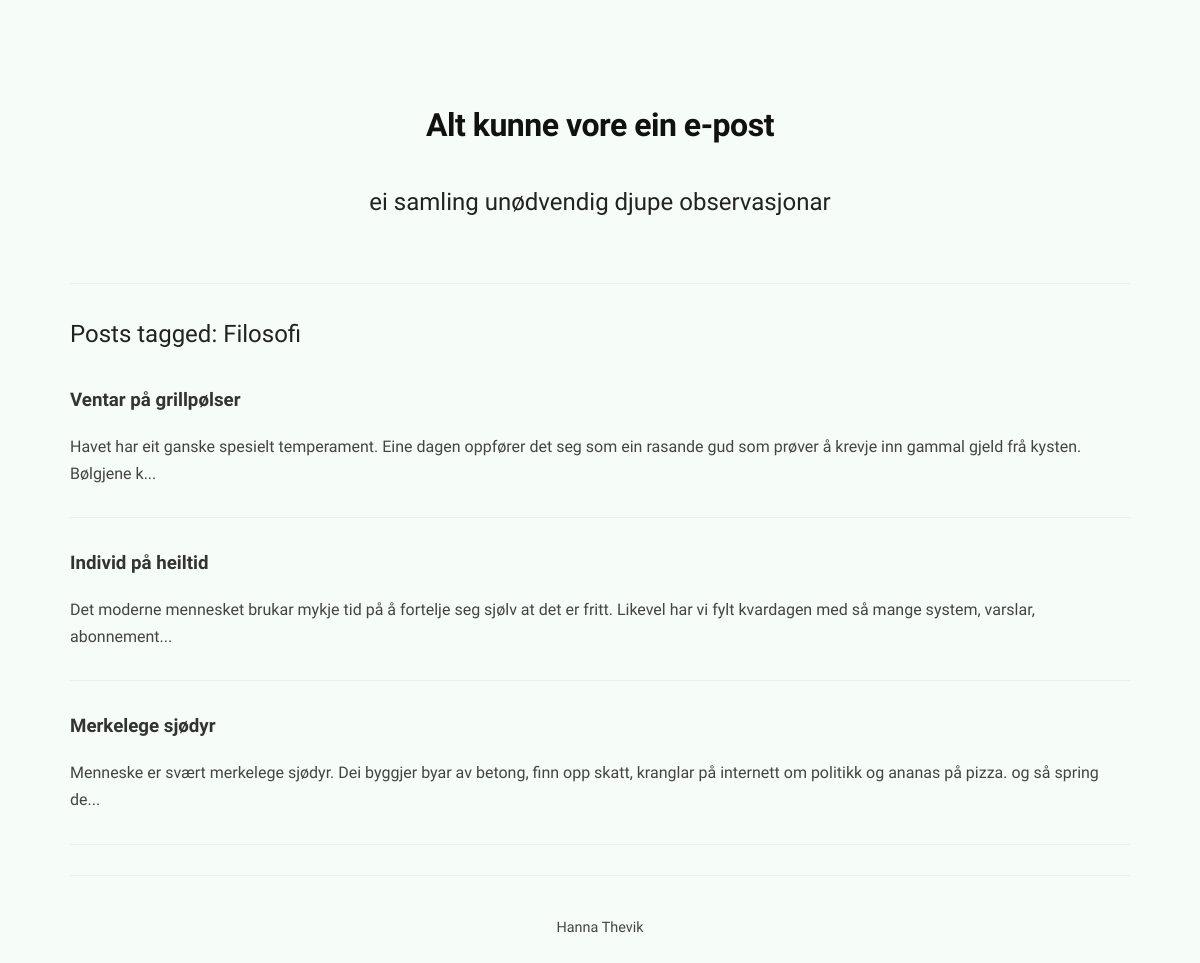
The app's page /tag/Filosofi, older data.
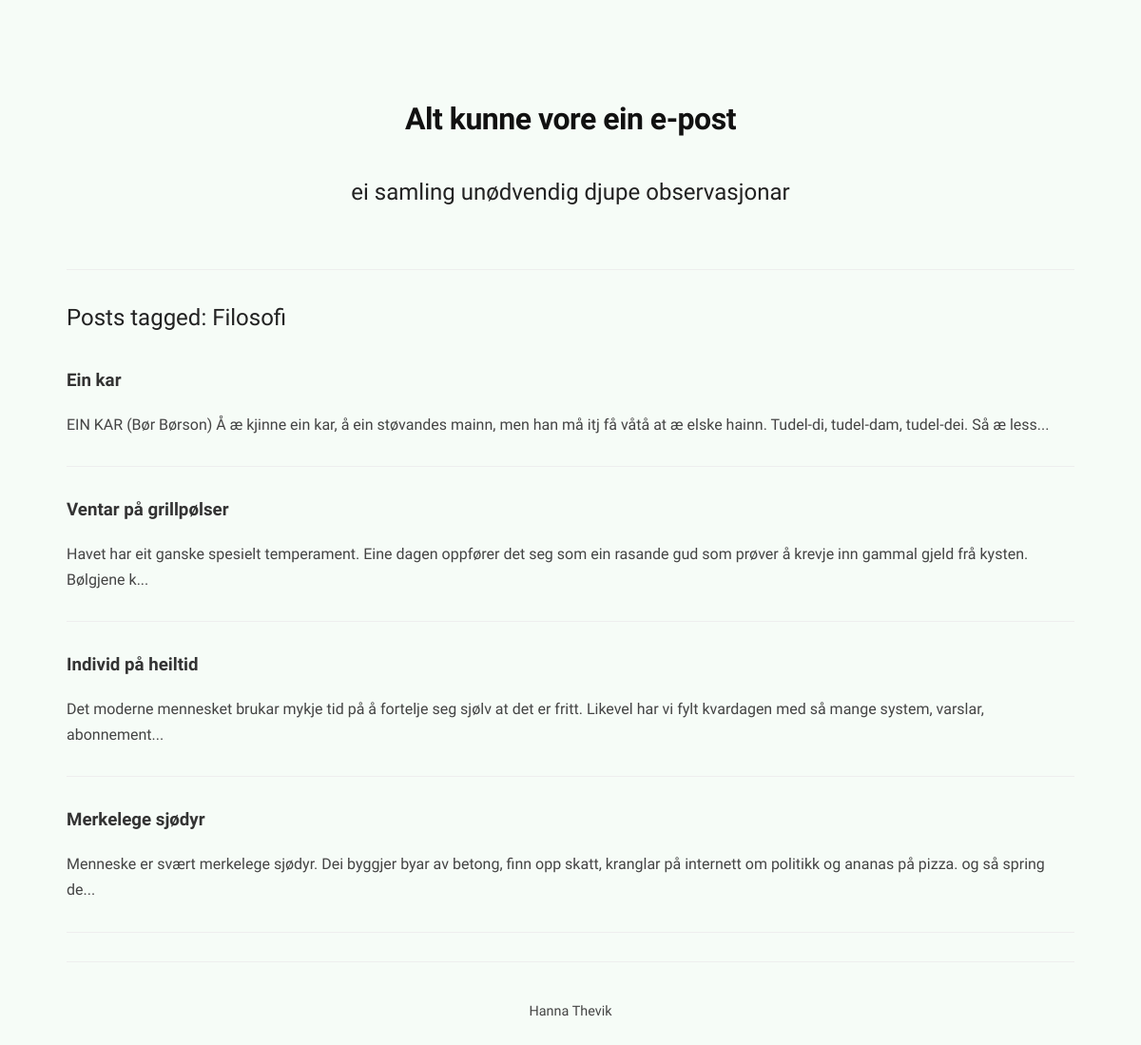
The same page, newer data.
### tables this page shows
CREATE TABLE posts (
    id INTEGER PRIMARY KEY AUTOINCREMENT,
    title TEXT NOT NULL,
    body TEXT NOT NULL,
    tags TEXT,
    image TEXT,
    created TIMESTAMP DEFAULT CURRENT_TIMESTAMP
);

### app.py (the view)
@app.route("/tag/<tag>")
def tag(tag):
    posts = db.get_posts()
    filtered = [p for p in posts if tag in (p["tags"] or "")]
    return render_template("tag.html", posts=filtered, tag=tag)

### db.py (called while the page is built)
def get_db():
    conn = sqlite3.connect(DATABASE)
    conn.row_factory = sqlite3.Row
    return conn

def get_posts():
    conn = get_db()
    posts = conn.execute("""
    SELECT
        posts.*,
        COUNT(comments.id) AS comment_count
    FROM posts
    LEFT JOIN comments
    ON posts.id = comments.post_id
    GROUP BY posts.id
    ORDER BY posts.created DESC
""").fetchall()
    conn.close()
    return posts

### templates/tag.html
{% extends "base.html" %}
{% block content %}
<h2>Posts tagged: {{ tag }}</h2>
{% for post in posts %}
<h3>
<a href="{{ url_for('post', post_id=post.id) }}">
{{ post.title }}
</a>
</h3>
<p>{{ post.body[:150] }}...</p>
<hr>
{% endfor %}
{% endblock %}

Row changes from the older to the newer data that the page shows:
added posts: title "Ein kar", body "EIN KAR (Bør Børson) Å æ kjinne ein kar, å ein støvandes mainn, men han må itj få våtå at æ elske hainn. Tudel-di, tudel-dam, tudel-dei. Så æ less"
